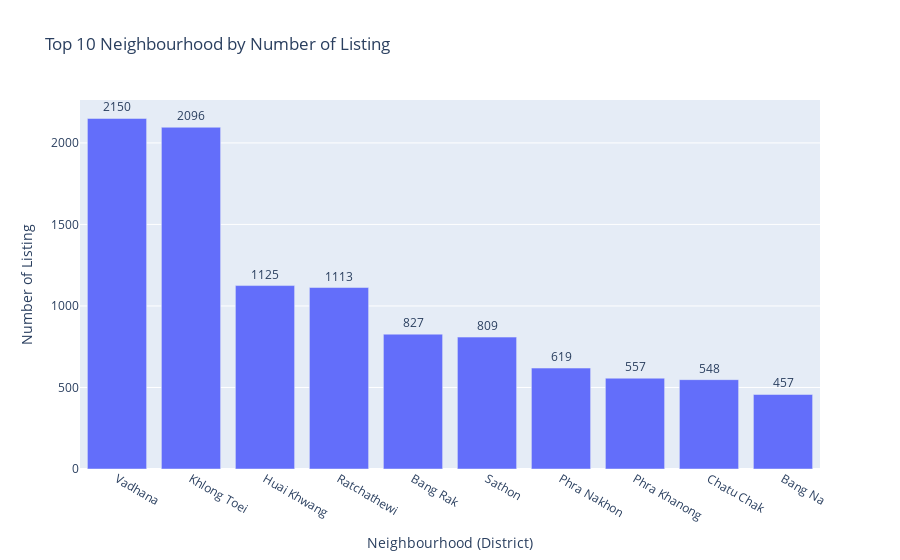

Notebook cell for this chart:
### Code cell
top_10_neighbourhood = (df.groupby('neighbourhood')
                        .count()['id']
                        .sort_values(ascending=False)
                        .head(10)
                        .reset_index())

fig = px.bar(top_10_neighbourhood,
             x = 'neighbourhood',
             y = 'id',
             title = 'Top 10 Neighbourhood by Number of Listing',
             labels = {'neighbourhood': 'Neighbourhood (District)', 'id': 'Number of Listing'},
             text = 'id')

fig.update_traces(textposition= 'outside')
fig.update_layout(uniformtext_minsize=8, uniformtext_mode= 'hide')

fig.show()

### Figure 1 — Plotly figure (JSON) as saved in the notebook; plotly's stock layout.template omitted (floating-point values rounded to 4 significant figures)
{"data": [{"hovertemplate": "Neighbourhood (District)=%{x}<br>Number of Listing=%{text}<extra></extra>", "legendgroup": "", "marker": {"color": "#636efa", "pattern": {"shape": ""}}, "name": "", "orientation": "v", "showlegend": false, "text": [2150.0, 2096.0, 1125.0, 1113.0, 827.0, 809.0, 619.0, 557.0, 548.0, 457.0], "textposition": "outside", "type": "bar", "x": ["Vadhana", "Khlong Toei", "Huai Khwang", "Ratchathewi", "Bang Rak", "Sathon", "Phra Nakhon", "Phra Khanong", "Chatu Chak", "Bang Na"], "xaxis": "x", "y": [2150, 2096, 1125, 1113, 827, 809, 619, 557, 548, 457], "yaxis": "y"}], "layout": {"barmode": "relative", "legend": {"tracegroupgap": 0}, "title": {"text": "Top 10 Neighbourhood by Number of Listing"}, "uniformtext": {"minsize": 8, "mode": "hide"}, "xaxis": {"anchor": "y", "domain": [0, 1], "title": {"text": "Neighbourhood (District)"}}, "yaxis": {"anchor": "x", "domain": [0, 1], "title": {"text": "Number of Listing"}}}}
